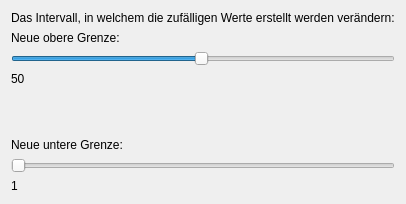
      <widget class="QWidget" name="tab_einstellungen">
       <attribute name="title">
        <string>Einstellungen</string>
       </attribute>
       <layout class="QFormLayout" name="formLayout_2">
        <item row="0" column="0" colspan="2">
         <widget class="QLabel" name="lbl_einstellungenRandomRange">
          <property name="text">
           <string>Das Intervall, in welchem die zufälligen Werte erstellt werden verändern:</string>
          </property>
         </widget>
        </item>
        <item row="1" column="0">
         <widget class="QLabel" name="lbl_randomObereGrenze">
          <property name="text">
           <string>Neue obere Grenze:</string>
          </property>
         </widget>
        </item>
        <item row="2" column="0" colspan="2">
         <widget class="QSlider" name="horizontalSlider_randomRangeMax">
          <property name="minimum">
           <number>1</number>
          </property>
          <property name="maximum">
           <number>100</number>
          </property>
          <property name="sliderPosition">
           <number>50</number>
          </property>
          <property name="orientation">
           <enum>Qt::Horizontal</enum>
          </property>
         </widget>
        </item>
        <item row="4" column="0">
         <widget class="QLabel" name="lbl_anzeigeRandomRangeMax">
          <property name="text">
           <string>50</string>
          </property>
         </widget>
        </item>
        <item row="5" column="0">
         <spacer name="verticalSpacer_8">
          <property name="orientation">
           <enum>Qt::Vertical</enum>
          </property>
          <property name="sizeHint" stdset="0">
           <size>
            <width>20</width>
            <height>40</height>
           </size>
          </property>
         </spacer>
        </item>
        <item row="6" column="0">
         <widget class="QLabel" name="lbl_untereRandomGRenze">
          <property name="text">
           <string>Neue untere Grenze:</string>
          </property>
         </widget>
        </item>
        <item row="7" column="0" colspan="2">
         <widget class="QSlider" name="horizontalSlider_randomRangeMin">
          <property name="minimum">
           <number>1</number>
          </property>
          <property name="maximum">
           <number>100</number>
          </property>
          <property name="orientation">
           <enum>Qt::Horizontal</enum>
          </property>
         </widget>
        </item>
        <item row="10" column="0">
         <widget class="QLabel" name="lbl_anzeigeRandomRangeMin">
          <property name="text">
           <string>1</string>
          </property>
         </widget>
        </item>
       </layout>
      </widget>
